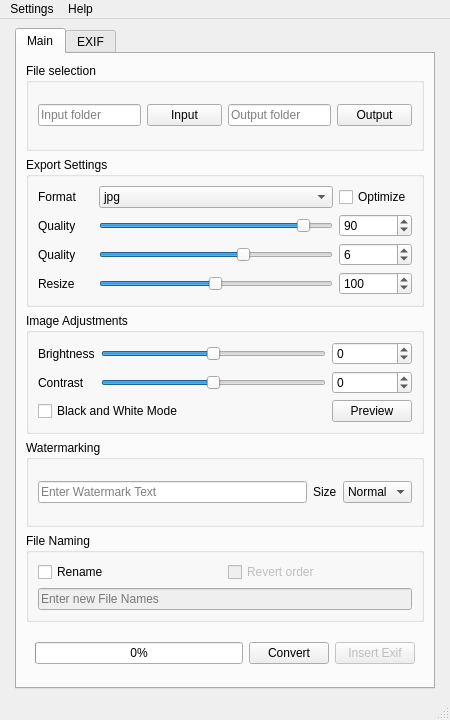
<?xml version="1.0" encoding="UTF-8"?>
<ui version="4.0">
 <class>MainWindow</class>
 <widget class="QMainWindow" name="MainWindow">
  <property name="windowModality">
   <enum>Qt::WindowModality::NonModal</enum>
  </property>
  <property name="geometry">
   <rect>
    <x>0</x>
    <y>0</y>
    <width>450</width>
    <height>720</height>
   </rect>
  </property>
  <property name="minimumSize">
   <size>
    <width>350</width>
    <height>677</height>
   </size>
  </property>
  <property name="maximumSize">
   <size>
    <width>450</width>
    <height>1000</height>
   </size>
  </property>
  <property name="windowTitle">
   <string>OptimaLab35</string>
  </property>
  <widget class="QWidget" name="centralwidget">
   <layout class="QGridLayout" name="gridLayout">
    <item row="0" column="0">
     <widget class="QTabWidget" name="tabWidget">
      <property name="maximumSize">
       <size>
        <width>420</width>
        <height>16777215</height>
       </size>
      </property>
      <property name="currentIndex">
       <number>0</number>
      </property>
      <widget class="QWidget" name="tab_1">
       <attribute name="title">
        <string>Main</string>
       </attribute>
       <layout class="QVBoxLayout" name="verticalLayout_10">
        <item>
         <widget class="QGroupBox" name="folder_group">
          <property name="maximumSize">
           <size>
            <width>400</width>
            <height>16777215</height>
           </size>
          </property>
          <property name="title">
           <string>File selection</string>
          </property>
          <layout class="QGridLayout" name="gridLayout_5">
           <item row="0" column="1">
            <widget class="QPushButton" name="input_folder_button">
             <property name="minimumSize">
              <size>
               <width>70</width>
               <height>0</height>
              </size>
             </property>
             <property name="toolTip">
              <string>Open a file browser to select a folder for loading images.</string>
             </property>
             <property name="text">
              <string extracomment="Comment?">Input</string>
             </property>
             <property name="flat">
              <bool>false</bool>
             </property>
            </widget>
           </item>
           <item row="0" column="2">
            <widget class="QLineEdit" name="output_path">
             <property name="text">
              <string/>
             </property>
             <property name="placeholderText">
              <string>Output folder</string>
             </property>
            </widget>
           </item>
           <item row="0" column="0">
            <widget class="QLineEdit" name="input_path">
             <property name="toolTip">
              <string/>
             </property>
             <property name="text">
              <string/>
             </property>
             <property name="placeholderText">
              <string>Input folder</string>
             </property>
            </widget>
           </item>
           <item row="0" column="3">
            <widget class="QPushButton" name="output_folder_button">
             <property name="minimumSize">
              <size>
               <width>70</width>
               <height>0</height>
              </size>
             </property>
             <property name="toolTip">
              <string>Open a file browser to select a folder for saving images.</string>
             </property>
             <property name="text">
              <string>Output</string>
             </property>
            </widget>
           </item>
          </layout>
         </widget>
        </item>
        <item>
         <widget class="QGroupBox" name="groupBox">
          <property name="maximumSize">
           <size>
            <width>400</width>
            <height>16777215</height>
           </size>
          </property>
          <property name="title">
           <string>Export Settings</string>
          </property>
          <layout class="QGridLayout" name="gridLayout_4">
           <item row="4" column="0">
            <widget class="QLabel" name="quality_label_2">
             <property name="text">
              <string>Quality</string>
             </property>
            </widget>
           </item>
           <item row="3" column="3">
            <widget class="QSpinBox" name="jpg_quality_spinBox">
             <property name="minimum">
              <number>1</number>
             </property>
             <property name="maximum">
              <number>100</number>
             </property>
             <property name="value">
              <number>90</number>
             </property>
            </widget>
           </item>
           <item row="0" column="0">
            <widget class="QLabel" name="label_11">
             <property name="text">
              <string>Format     </string>
             </property>
            </widget>
           </item>
           <item row="0" column="3">
            <widget class="QCheckBox" name="optimize_checkBox">
             <property name="toolTip">
              <string>Recommended for web use. Enables PIL optimization to slightly reduce file size without visible quality loss. </string>
             </property>
             <property name="text">
              <string>Optimize</string>
             </property>
            </widget>
           </item>
           <item row="4" column="2">
            <widget class="QSlider" name="png_quality_Slider">
             <property name="toolTip">
              <string/>
             </property>
             <property name="minimum">
              <number>1</number>
             </property>
             <property name="maximum">
              <number>9</number>
             </property>
             <property name="pageStep">
              <number>1</number>
             </property>
             <property name="sliderPosition">
              <number>6</number>
             </property>
             <property name="orientation">
              <enum>Qt::Orientation::Horizontal</enum>
             </property>
            </widget>
           </item>
           <item row="4" column="3">
            <widget class="QSpinBox" name="png_quality_spinBox">
             <property name="enabled">
              <bool>true</bool>
             </property>
             <property name="minimum">
              <number>1</number>
             </property>
             <property name="maximum">
              <number>9</number>
             </property>
             <property name="value">
              <number>6</number>
             </property>
            </widget>
           </item>
           <item row="3" column="0">
            <widget class="QLabel" name="quality_label_1">
             <property name="text">
              <string>Quality</string>
             </property>
            </widget>
           </item>
           <item row="0" column="2">
            <widget class="QComboBox" name="image_type">
             <property name="toolTip">
              <string>Select export file type.</string>
             </property>
             <item>
              <property name="text">
               <string notr="true">jpg</string>
              </property>
             </item>
             <item>
              <property name="text">
               <string notr="true">png</string>
              </property>
             </item>
             <item>
              <property name="text">
               <string notr="true">webp</string>
              </property>
             </item>
            </widget>
           </item>
           <item row="3" column="2">
            <widget class="QSlider" name="jpg_quality_Slider">
             <property name="minimum">
              <number>1</number>
             </property>
             <property name="maximum">
              <number>100</number>
             </property>
             <property name="sliderPosition">
              <number>90</number>
             </property>
             <property name="orientation">
              <enum>Qt::Orientation::Horizontal</enum>
             </property>
            </widget>
           </item>
           <item row="5" column="0">
            <widget class="QLabel" name="label_13">
             <property name="toolTip">
              <string>Choose image scaling options. ⚠ Upscaling large images may freeze the system depending on hardware.</string>
             </property>
             <property name="text">
              <string>Resize</string>
             </property>
            </widget>
           </item>
           <item row="5" column="2">
            <widget class="QSlider" name="resize_Slider">
             <property name="toolTip">
              <string/>
             </property>
             <property name="minimum">
              <number>1</number>
             </property>
             <property name="maximum">
              <number>200</number>
             </property>
             <property name="value">
              <number>100</number>
             </property>
             <property name="orientation">
              <enum>Qt::Orientation::Horizontal</enum>
             </property>
            </widget>
           </item>
           <item row="5" column="3">
            <widget class="QSpinBox" name="resize_spinBox">
             <property name="enabled">
              <bool>true</bool>
             </property>
             <property name="toolTip">
              <string/>
             </property>
             <property name="minimum">
              <number>1</number>
             </property>
             <property name="maximum">
              <number>200</number>
             </property>
             <property name="singleStep">
              <number>1</number>
             </property>
             <property name="value">
              <number>100</number>
             </property>
            </widget>
           </item>
          </layout>
         </widget>
        </item>
        <item>
         <widget class="QGroupBox" name="groupBox_2">
          <property name="maximumSize">
           <size>
            <width>400</width>
            <height>16777215</height>
           </size>
          </property>
          <property name="mouseTracking">
           <bool>false</bool>
          </property>
          <property name="title">
           <string>Image Adjustments</string>
          </property>
          <layout class="QGridLayout" name="gridLayout_3">
           <item row="1" column="0">
            <widget class="QLabel" name="label_9">
             <property name="text">
              <string>Brightness</string>
             </property>
            </widget>
           </item>
           <item row="1" column="1">
            <widget class="QSlider" name="brightness_horizontalSlider">
             <property name="minimum">
              <number>-100</number>
             </property>
             <property name="maximum">
              <number>100</number>
             </property>
             <property name="orientation">
              <enum>Qt::Orientation::Horizontal</enum>
             </property>
            </widget>
           </item>
           <item row="1" column="2">
            <widget class="QSpinBox" name="brightness_spinBox">
             <property name="enabled">
              <bool>true</bool>
             </property>
             <property name="minimum">
              <number>-100</number>
             </property>
             <property name="maximum">
              <number>100</number>
             </property>
             <property name="value">
              <number>0</number>
             </property>
            </widget>
           </item>
           <item row="4" column="2">
            <widget class="QSpinBox" name="contrast_spinBox">
             <property name="enabled">
              <bool>true</bool>
             </property>
             <property name="minimum">
              <number>-100</number>
             </property>
             <property name="maximum">
              <number>100</number>
             </property>
             <property name="value">
              <number>0</number>
             </property>
            </widget>
           </item>
           <item row="4" column="0">
            <widget class="QLabel" name="label_10">
             <property name="text">
              <string>Contrast</string>
             </property>
            </widget>
           </item>
           <item row="4" column="1">
            <widget class="QSlider" name="contrast_horizontalSlider">
             <property name="minimum">
              <number>-100</number>
             </property>
             <property name="maximum">
              <number>100</number>
             </property>
             <property name="orientation">
              <enum>Qt::Orientation::Horizontal</enum>
             </property>
            </widget>
           </item>
           <item row="5" column="0" colspan="2">
            <widget class="QCheckBox" name="grayscale_checkBox">
             <property name="toolTip">
              <string>Converts image to Grayscale</string>
             </property>
             <property name="text">
              <string>Black and White Mode</string>
             </property>
            </widget>
           </item>
           <item row="5" column="2">
            <widget class="QPushButton" name="preview_Button">
             <property name="toolTip">
              <string>Open a preview window to see how brightness, contrast, and grayscale adjustments affect your image.</string>
             </property>
             <property name="text">
              <string>Preview</string>
             </property>
            </widget>
           </item>
          </layout>
         </widget>
        </item>
        <item>
         <widget class="QGroupBox" name="groupBox_3">
          <property name="enabled">
           <bool>true</bool>
          </property>
          <property name="maximumSize">
           <size>
            <width>400</width>
            <height>16777215</height>
           </size>
          </property>
          <property name="title">
           <string>Watermarking</string>
          </property>
          <property name="flat">
           <bool>false</bool>
          </property>
          <property name="checkable">
           <bool>false</bool>
          </property>
          <property name="checked">
           <bool>false</bool>
          </property>
          <layout class="QHBoxLayout" name="horizontalLayout_5">
           <item>
            <widget class="QLineEdit" name="watermark_lineEdit">
             <property name="enabled">
              <bool>true</bool>
             </property>
             <property name="text">
              <string/>
             </property>
             <property name="placeholderText">
              <string>Enter Watermark Text</string>
             </property>
            </widget>
           </item>
           <item>
            <widget class="QLabel" name="label_12">
             <property name="text">
              <string>Size</string>
             </property>
            </widget>
           </item>
           <item>
            <widget class="QComboBox" name="font_size_comboBox">
             <property name="toolTip">
              <string>Adjust the font size for the watermark. Size scales proportionally to image dimensions.</string>
             </property>
             <property name="currentText">
              <string>Normal</string>
             </property>
             <property name="currentIndex">
              <number>2</number>
             </property>
             <item>
              <property name="text">
               <string>Tiny</string>
              </property>
             </item>
             <item>
              <property name="text">
               <string>Small</string>
              </property>
             </item>
             <item>
              <property name="text">
               <string>Normal</string>
              </property>
             </item>
             <item>
              <property name="text">
               <string>Large</string>
              </property>
             </item>
             <item>
              <property name="text">
               <string>Huge</string>
              </property>
             </item>
            </widget>
           </item>
          </layout>
         </widget>
        </item>
        <item>
         <widget class="QGroupBox" name="rename_group">
          <property name="maximumSize">
           <size>
            <width>400</width>
            <height>16777215</height>
           </size>
          </property>
          <property name="title">
           <string>File Naming</string>
          </property>
          <layout class="QGridLayout" name="gridLayout_6">
           <item row="0" column="0">
            <widget class="QCheckBox" name="rename_checkbox">
             <property name="toolTip">
              <string>Enable to rename all images with a new base name. '_xx' will be added at the end of each filename.</string>
             </property>
             <property name="text">
              <string>Rename</string>
             </property>
            </widget>
           </item>
           <item row="0" column="1">
            <widget class="QCheckBox" name="revert_checkbox">
             <property name="enabled">
              <bool>false</bool>
             </property>
             <property name="toolTip">
              <string>Reverses the order of images. Useful for scanned film rolls where the last image (e.g., 36) is scanned first.</string>
             </property>
             <property name="text">
              <string>Revert order</string>
             </property>
            </widget>
           </item>
           <item row="1" column="0" colspan="2">
            <widget class="QLineEdit" name="filename">
             <property name="enabled">
              <bool>false</bool>
             </property>
             <property name="text">
              <string/>
             </property>
             <property name="placeholderText">
              <string>Enter new File Names</string>
             </property>
            </widget>
           </item>
          </layout>
         </widget>
        </item>
        <item>
         <widget class="QWidget" name="widget_9" native="true">
          <property name="maximumSize">
           <size>
            <width>400</width>
            <height>50</height>
           </size>
          </property>
          <layout class="QHBoxLayout" name="horizontalLayout_3">
           <item>
            <widget class="QProgressBar" name="progressBar">
             <property name="enabled">
              <bool>true</bool>
             </property>
             <property name="value">
              <number>0</number>
             </property>
            </widget>
           </item>
           <item>
            <widget class="QPushButton" name="start_button">
             <property name="enabled">
              <bool>true</bool>
             </property>
             <property name="text">
              <string>Convert</string>
             </property>
            </widget>
           </item>
           <item>
            <widget class="QPushButton" name="insert_exif_Button">
             <property name="enabled">
              <bool>false</bool>
             </property>
             <property name="toolTip">
              <string>Insert EXIF without modifying images.</string>
             </property>
             <property name="text">
              <string>Insert Exif</string>
             </property>
            </widget>
           </item>
          </layout>
         </widget>
        </item>
       </layout>
      </widget>
      <widget class="QWidget" name="tab_2">
       <attribute name="title">
        <string>EXIF</string>
       </attribute>
       <layout class="QVBoxLayout" name="verticalLayout_9">
        <item>
         <widget class="QGroupBox" name="exif_group">
          <property name="title">
           <string>EXIF Settings</string>
          </property>
          <layout class="QHBoxLayout" name="horizontalLayout">
           <item>
            <widget class="QCheckBox" name="exif_checkbox">
             <property name="enabled">
              <bool>true</bool>
             </property>
             <property name="toolTip">
              <string>Add your own EXIF data to the images with the selection from below.</string>
             </property>
             <property name="text">
              <string>Custom EXIF</string>
             </property>
            </widget>
           </item>
           <item>
            <widget class="QCheckBox" name="exif_copy_checkBox">
             <property name="toolTip">
              <string>Copy EXIF from the input data.</string>
             </property>
             <property name="text">
              <string>Copy EXIF</string>
             </property>
            </widget>
           </item>
           <item>
            <widget class="QPushButton" name="edit_exif_button">
             <property name="enabled">
              <bool>true</bool>
             </property>
             <property name="toolTip">
              <string>Open the EXIF Editor to add or remove metadata entries, making them available for selection.</string>
             </property>
             <property name="text">
              <string>EXIF editor</string>
             </property>
            </widget>
           </item>
          </layout>
         </widget>
        </item>
        <item>
         <widget class="QGroupBox" name="exif_options_group">
          <property name="enabled">
           <bool>false</bool>
          </property>
          <property name="title">
           <string>Essential EXIF Info</string>
          </property>
          <layout class="QGridLayout" name="gridLayout_7">
           <item row="3" column="0">
            <widget class="QWidget" name="widget_7" native="true">
             <layout class="QVBoxLayout" name="verticalLayout_7">
              <item>
               <widget class="QLabel" name="label_7">
                <property name="text">
                 <string>Artist</string>
                </property>
               </widget>
              </item>
              <item>
               <widget class="QComboBox" name="artist_comboBox"/>
              </item>
             </layout>
            </widget>
           </item>
           <item row="1" column="1">
            <widget class="QWidget" name="widget_4" native="true">
             <layout class="QVBoxLayout" name="verticalLayout_4">
              <item>
               <widget class="QLabel" name="label_4">
                <property name="text">
                 <string>ISO</string>
                </property>
               </widget>
              </item>
              <item>
               <widget class="QComboBox" name="iso_comboBox"/>
              </item>
             </layout>
            </widget>
           </item>
           <item row="2" column="1">
            <widget class="QWidget" name="widget_6" native="true">
             <layout class="QVBoxLayout" name="verticalLayout_6">
              <item>
               <widget class="QLabel" name="label_6">
                <property name="text">
                 <string>Scanner</string>
                </property>
               </widget>
              </item>
              <item>
               <widget class="QComboBox" name="user_comment_comboBox"/>
              </item>
             </layout>
            </widget>
           </item>
           <item row="1" column="0">
            <widget class="QWidget" name="widget_2" native="true">
             <layout class="QVBoxLayout" name="verticalLayout_2">
              <item>
               <widget class="QLabel" name="label_2">
                <property name="text">
                 <string>Lens</string>
                </property>
               </widget>
              </item>
              <item>
               <widget class="QComboBox" name="lens_comboBox"/>
              </item>
             </layout>
            </widget>
           </item>
           <item row="2" column="0">
            <widget class="QWidget" name="widget_5" native="true">
             <layout class="QVBoxLayout" name="verticalLayout_5">
              <item>
               <widget class="QLabel" name="label_5">
                <property name="text">
                 <string>Film</string>
                </property>
               </widget>
              </item>
              <item>
               <widget class="QComboBox" name="image_description_comboBox"/>
              </item>
             </layout>
            </widget>
           </item>
           <item row="0" column="0">
            <widget class="QWidget" name="widget" native="true">
             <layout class="QVBoxLayout" name="verticalLayout">
              <item>
               <widget class="QLabel" name="label">
                <property name="text">
                 <string>Make</string>
                </property>
               </widget>
              </item>
              <item>
               <widget class="QComboBox" name="make_comboBox">
                <property name="currentText">
                 <string/>
                </property>
                <property name="placeholderText">
                 <string/>
                </property>
               </widget>
              </item>
             </layout>
            </widget>
           </item>
           <item row="0" column="1">
            <widget class="QWidget" name="widget_3" native="true">
             <layout class="QVBoxLayout" name="verticalLayout_3">
              <item>
               <widget class="QLabel" name="label_3">
                <property name="text">
                 <string>Model</string>
                </property>
               </widget>
              </item>
              <item>
               <widget class="QComboBox" name="model_comboBox"/>
              </item>
             </layout>
            </widget>
           </item>
           <item row="3" column="1">
            <widget class="QWidget" name="widget_8" native="true">
             <layout class="QVBoxLayout" name="verticalLayout_8">
              <item>
               <widget class="QLabel" name="label_8">
                <property name="text">
                 <string>Copyright</string>
                </property>
               </widget>
              </item>
              <item>
               <widget class="QComboBox" name="copyright_info_comboBox"/>
              </item>
             </layout>
            </widget>
           </item>
          </layout>
         </widget>
        </item>
        <item>
         <widget class="QGroupBox" name="gps_groupBox">
          <property name="enabled">
           <bool>false</bool>
          </property>
          <property name="title">
           <string>GPS Coordinates</string>
          </property>
          <layout class="QHBoxLayout" name="horizontalLayout_4">
           <item>
            <widget class="QCheckBox" name="gps_checkBox">
             <property name="toolTip">
              <string>From a Homepage like latlong.net</string>
             </property>
             <property name="text">
              <string>Enable GPS Data</string>
             </property>
            </widget>
           </item>
           <item>
            <widget class="QLineEdit" name="lat_lineEdit">
             <property name="enabled">
              <bool>false</bool>
             </property>
             <property name="toolTip">
              <string>Format: xx.xxxxxx (e.g., 57.618520)</string>
             </property>
             <property name="text">
              <string/>
             </property>
             <property name="maxLength">
              <number>8</number>
             </property>
             <property name="placeholderText">
              <string>Latitude</string>
             </property>
            </widget>
           </item>
           <item>
            <widget class="QLineEdit" name="long_lineEdit">
             <property name="enabled">
              <bool>false</bool>
             </property>
             <property name="toolTip">
              <string>Format: xx.xxxxxx (e.g., -13.779602)</string>
             </property>
             <property name="text">
              <string/>
             </property>
             <property name="maxLength">
              <number>8</number>
             </property>
             <property name="placeholderText">
              <string>Longitude</string>
             </property>
            </widget>
           </item>
          </layout>
         </widget>
        </item>
        <item>
         <widget class="QGroupBox" name="date_groupBox">
          <property name="enabled">
           <bool>false</bool>
          </property>
          <property name="title">
           <string>Original Capture Data and Time</string>
          </property>
          <layout class="QHBoxLayout" name="horizontalLayout_2">
           <item>
            <widget class="QCheckBox" name="add_date_checkBox">
             <property name="toolTip">
              <string>Adds &quot;Date and Time (original)&quot; to the image, i.e. when the picture was taking.</string>
             </property>
             <property name="text">
              <string>Enable Timestamp</string>
             </property>
            </widget>
           </item>
           <item>
            <widget class="QDateEdit" name="dateEdit">
             <property name="enabled">
              <bool>false</bool>
             </property>
             <property name="dateTime">
              <datetime>
               <hour>23</hour>
               <minute>0</minute>
               <second>0</second>
               <year>2024</year>
               <month>12</month>
               <day>31</day>
              </datetime>
             </property>
             <property name="maximumDate">
              <date>
               <year>2038</year>
               <month>12</month>
               <day>31</day>
              </date>
             </property>
             <property name="minimumDate">
              <date>
               <year>1970</year>
               <month>1</month>
               <day>1</day>
              </date>
             </property>
             <property name="calendarPopup">
              <bool>true</bool>
             </property>
            </widget>
           </item>
          </layout>
         </widget>
        </item>
       </layout>
      </widget>
     </widget>
    </item>
   </layout>
  </widget>
  <widget class="QStatusBar" name="statusBar"/>
  <widget class="QMenuBar" name="menuBar">
   <property name="geometry">
    <rect>
     <x>0</x>
     <y>0</y>
     <width>450</width>
     <height>22</height>
    </rect>
   </property>
   <widget class="QMenu" name="menuHelp">
    <property name="title">
     <string>Help</string>
    </property>
    <addaction name="actionAbout"/>
   </widget>
   <widget class="QMenu" name="menuSettings">
    <property name="title">
     <string>Settings</string>
    </property>
    <addaction name="actionSettings"/>
   </widget>
   <addaction name="menuSettings"/>
   <addaction name="menuHelp"/>
  </widget>
  <action name="actionInfo">
   <property name="text">
    <string>About</string>
   </property>
  </action>
  <action name="actionPreview">
   <property name="text">
    <string>Preview image</string>
   </property>
  </action>
  <action name="actionAbout">
   <property name="text">
    <string>About</string>
   </property>
  </action>
  <action name="actionSettings">
   <property name="text">
    <string>Preferences...</string>
   </property>
  </action>
 </widget>
 <resources/>
 <connections>
  <connection>
   <sender>rename_checkbox</sender>
   <signal>toggled(bool)</signal>
   <receiver>filename</receiver>
   <slot>setEnabled(bool)</slot>
   <hints>
    <hint type="sourcelabel">
     <x>105</x>
     <y>522</y>
    </hint>
    <hint type="destinationlabel">
     <x>182</x>
     <y>560</y>
    </hint>
   </hints>
  </connection>
  <connection>
   <sender>exif_checkbox</sender>
   <signal>toggled(bool)</signal>
   <receiver>exif_options_group</receiver>
   <slot>setEnabled(bool)</slot>
   <hints>
    <hint type="sourcelabel">
     <x>130</x>
     <y>105</y>
    </hint>
    <hint type="destinationlabel">
     <x>236</x>
     <y>328</y>
    </hint>
   </hints>
  </connection>
  <connection>
   <sender>jpg_quality_Slider</sender>
   <signal>valueChanged(int)</signal>
   <receiver>jpg_quality_spinBox</receiver>
   <slot>setValue(int)</slot>
   <hints>
    <hint type="sourcelabel">
     <x>218</x>
     <y>289</y>
    </hint>
    <hint type="destinationlabel">
     <x>380</x>
     <y>289</y>
    </hint>
   </hints>
  </connection>
  <connection>
   <sender>exif_copy_checkBox</sender>
   <signal>toggled(bool)</signal>
   <receiver>exif_checkbox</receiver>
   <slot>setDisabled(bool)</slot>
   <hints>
    <hint type="sourcelabel">
     <x>332</x>
     <y>105</y>
    </hint>
    <hint type="destinationlabel">
     <x>130</x>
     <y>105</y>
    </hint>
   </hints>
  </connection>
  <connection>
   <sender>exif_checkbox</sender>
   <signal>toggled(bool)</signal>
   <receiver>exif_copy_checkBox</receiver>
   <slot>setDisabled(bool)</slot>
   <hints>
    <hint type="sourcelabel">
     <x>130</x>
     <y>105</y>
    </hint>
    <hint type="destinationlabel">
     <x>332</x>
     <y>105</y>
    </hint>
   </hints>
  </connection>
  <connection>
   <sender>resize_spinBox</sender>
   <signal>valueChanged(int)</signal>
   <receiver>resize_Slider</receiver>
   <slot>setValue(int)</slot>
   <hints>
    <hint type="sourcelabel">
     <x>380</x>
     <y>252</y>
    </hint>
    <hint type="destinationlabel">
     <x>218</x>
     <y>252</y>
    </hint>
   </hints>
  </connection>
  <connection>
   <sender>png_quality_spinBox</sender>
   <signal>valueChanged(int)</signal>
   <receiver>png_quality_Slider</receiver>
   <slot>setValue(int)</slot>
   <hints>
    <hint type="sourcelabel">
     <x>380</x>
     <y>326</y>
    </hint>
    <hint type="destinationlabel">
     <x>218</x>
     <y>326</y>
    </hint>
   </hints>
  </connection>
  <connection>
   <sender>contrast_horizontalSlider</sender>
   <signal>valueChanged(int)</signal>
   <receiver>contrast_spinBox</receiver>
   <slot>setValue(int)</slot>
   <hints>
    <hint type="sourcelabel">
     <x>187</x>
     <y>458</y>
    </hint>
    <hint type="destinationlabel">
     <x>378</x>
     <y>458</y>
    </hint>
   </hints>
  </connection>
  <connection>
   <sender>resize_Slider</sender>
   <signal>valueChanged(int)</signal>
   <receiver>resize_spinBox</receiver>
   <slot>setValue(int)</slot>
   <hints>
    <hint type="sourcelabel">
     <x>218</x>
     <y>252</y>
    </hint>
    <hint type="destinationlabel">
     <x>380</x>
     <y>252</y>
    </hint>
   </hints>
  </connection>
  <connection>
   <sender>brightness_horizontalSlider</sender>
   <signal>valueChanged(int)</signal>
   <receiver>brightness_spinBox</receiver>
   <slot>setValue(int)</slot>
   <hints>
    <hint type="sourcelabel">
     <x>187</x>
     <y>393</y>
    </hint>
    <hint type="destinationlabel">
     <x>378</x>
     <y>393</y>
    </hint>
   </hints>
  </connection>
  <connection>
   <sender>exif_checkbox</sender>
   <signal>toggled(bool)</signal>
   <receiver>date_groupBox</receiver>
   <slot>setEnabled(bool)</slot>
   <hints>
    <hint type="sourcelabel">
     <x>126</x>
     <y>103</y>
    </hint>
    <hint type="destinationlabel">
     <x>224</x>
     <y>589</y>
    </hint>
   </hints>
  </connection>
  <connection>
   <sender>png_quality_Slider</sender>
   <signal>valueChanged(int)</signal>
   <receiver>png_quality_spinBox</receiver>
   <slot>setValue(int)</slot>
   <hints>
    <hint type="sourcelabel">
     <x>218</x>
     <y>326</y>
    </hint>
    <hint type="destinationlabel">
     <x>380</x>
     <y>326</y>
    </hint>
   </hints>
  </connection>
  <connection>
   <sender>gps_checkBox</sender>
   <signal>toggled(bool)</signal>
   <receiver>lat_lineEdit</receiver>
   <slot>setEnabled(bool)</slot>
   <hints>
    <hint type="sourcelabel">
     <x>72</x>
     <y>547</y>
    </hint>
    <hint type="destinationlabel">
     <x>192</x>
     <y>547</y>
    </hint>
   </hints>
  </connection>
  <connection>
   <sender>exif_checkbox</sender>
   <signal>toggled(bool)</signal>
   <receiver>insert_exif_Button</receiver>
   <slot>setEnabled(bool)</slot>
   <hints>
    <hint type="sourcelabel">
     <x>92</x>
     <y>130</y>
    </hint>
    <hint type="destinationlabel">
     <x>369</x>
     <y>684</y>
    </hint>
   </hints>
  </connection>
  <connection>
   <sender>gps_checkBox</sender>
   <signal>toggled(bool)</signal>
   <receiver>long_lineEdit</receiver>
   <slot>setEnabled(bool)</slot>
   <hints>
    <hint type="sourcelabel">
     <x>72</x>
     <y>547</y>
    </hint>
    <hint type="destinationlabel">
     <x>344</x>
     <y>547</y>
    </hint>
   </hints>
  </connection>
  <connection>
   <sender>brightness_spinBox</sender>
   <signal>valueChanged(int)</signal>
   <receiver>brightness_horizontalSlider</receiver>
   <slot>setValue(int)</slot>
   <hints>
    <hint type="sourcelabel">
     <x>378</x>
     <y>393</y>
    </hint>
    <hint type="destinationlabel">
     <x>187</x>
     <y>393</y>
    </hint>
   </hints>
  </connection>
  <connection>
   <sender>resize_Slider</sender>
   <signal>valueChanged(int)</signal>
   <receiver>resize_spinBox</receiver>
   <slot>setValue(int)</slot>
   <hints>
    <hint type="sourcelabel">
     <x>218</x>
     <y>252</y>
    </hint>
    <hint type="destinationlabel">
     <x>380</x>
     <y>252</y>
    </hint>
   </hints>
  </connection>
  <connection>
   <sender>exif_checkbox</sender>
   <signal>toggled(bool)</signal>
   <receiver>gps_groupBox</receiver>
   <slot>setEnabled(bool)</slot>
   <hints>
    <hint type="sourcelabel">
     <x>94</x>
     <y>103</y>
    </hint>
    <hint type="destinationlabel">
     <x>224</x>
     <y>535</y>
    </hint>
   </hints>
  </connection>
  <connection>
   <sender>contrast_spinBox</sender>
   <signal>valueChanged(int)</signal>
   <receiver>contrast_horizontalSlider</receiver>
   <slot>setValue(int)</slot>
   <hints>
    <hint type="sourcelabel">
     <x>378</x>
     <y>458</y>
    </hint>
    <hint type="destinationlabel">
     <x>187</x>
     <y>458</y>
    </hint>
   </hints>
  </connection>
  <connection>
   <sender>add_date_checkBox</sender>
   <signal>toggled(bool)</signal>
   <receiver>dateEdit</receiver>
   <slot>setEnabled(bool)</slot>
   <hints>
    <hint type="sourcelabel">
     <x>94</x>
     <y>601</y>
    </hint>
    <hint type="destinationlabel">
     <x>224</x>
     <y>602</y>
    </hint>
   </hints>
  </connection>
  <connection>
   <sender>jpg_quality_spinBox</sender>
   <signal>valueChanged(int)</signal>
   <receiver>jpg_quality_Slider</receiver>
   <slot>setValue(int)</slot>
   <hints>
    <hint type="sourcelabel">
     <x>380</x>
     <y>289</y>
    </hint>
    <hint type="destinationlabel">
     <x>218</x>
     <y>289</y>
    </hint>
   </hints>
  </connection>
  <connection>
   <sender>rename_checkbox</sender>
   <signal>toggled(bool)</signal>
   <receiver>revert_checkbox</receiver>
   <slot>setEnabled(bool)</slot>
   <hints>
    <hint type="sourcelabel">
     <x>124</x>
     <y>592</y>
    </hint>
    <hint type="destinationlabel">
     <x>315</x>
     <y>592</y>
    </hint>
   </hints>
  </connection>
 </connections>
</ui>
